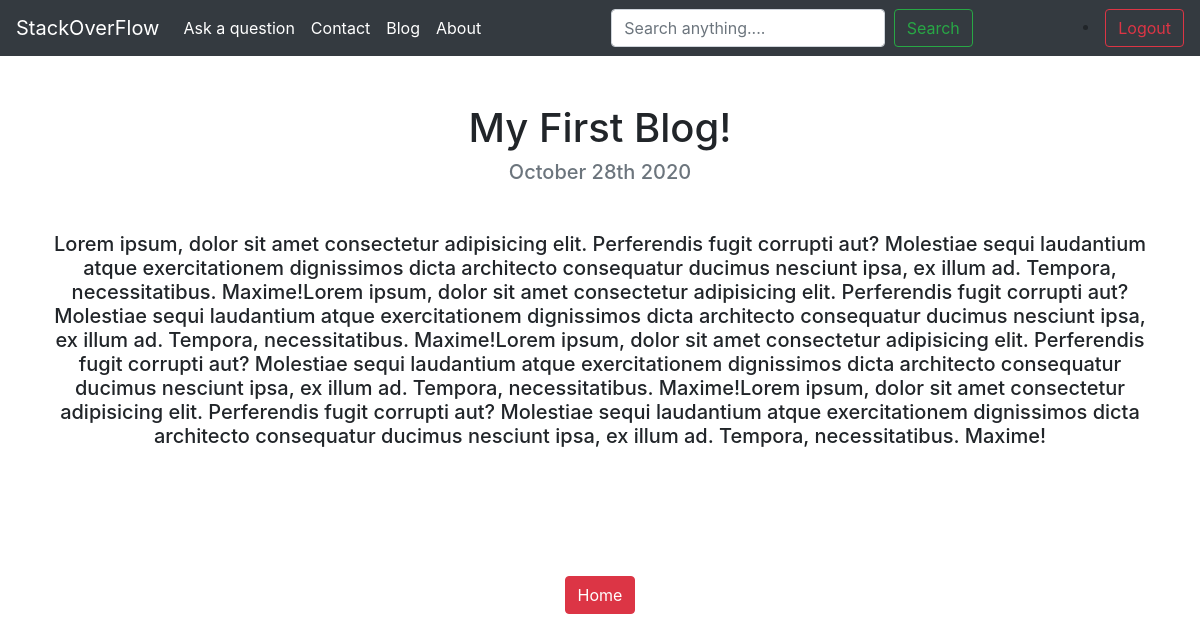
Page /blog/14/ on the earlier database version.
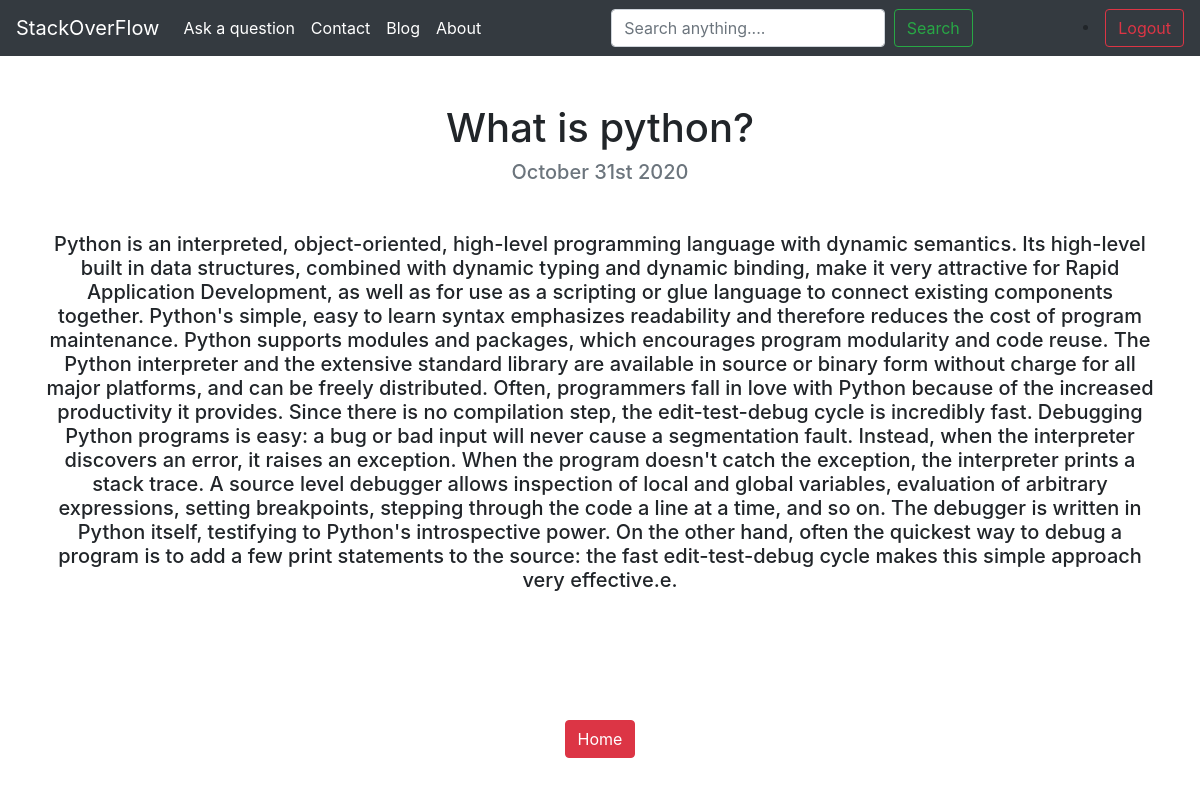
Same page on the later database version.
### blog/models.py (models this page shows, shortened)
class Blog(models.Model):
    title = models.CharField(max_length=200)
    description = models.TextField()
    date = models.DateField()

### blog/views.py (the view)
# urls.py: path('<int:blog_id>/', views.detail, name='detail'),
def detail(request, blog_id):
    blog = get_object_or_404(Blog, pk=blog_id)
    return render(request, 'blog/detail.html',{'blog':blog})

### blog/templates/blog/detail.html
{% extends 'StackoverflowClone/base.html' %}
{% load static %}
{% block content %}
<h1 class="text-center mt-5" id="blogdetailtitle">{{ blog.title }}</h1>
<h5 class="text-center text-muted mb-5">{{ blog.date|date:'F jS Y' }}</h5>
<div class="container text-center">
<h5>{{ blog.description|safe }}</h5>
</div>
<br>
<br><br><br><br>
<div class="container text-center"><a class="btn btn-danger" href="{% url 'homepage' %}">Home</a>
</div>
{% endblock %}

Differences in the rows shown:
changed Blog: title "My First Blog!" → "What is python?"; date "October 28th 2020" → "October 31st 2020"; description "Lorem ipsum, dolor sit amet consectetur adipisicing elit. Perferendis fugit corrupti aut? Molestiae sequi laudantium atque exercitationem dignissimos dicta architecto consequatur ducimus nesciunt ipsa, ex illum ad. Tempora, necessitatibus. Maxime!Lorem ipsum, dolor sit amet consectetur adipisicing elit. Perferendis fugit corrupti aut? Molestiae sequi laudantium atque exercitationem dignissimos dicta architecto consequatur ducimus nesciunt ipsa, ex illum ad. Tempora, necessitatibus. Maxime!Lorem ipsum, dolor sit amet consectetur adipisicing elit. Perferendis fugit corrupti aut? Molestiae sequi laudantium atque exercitationem dignissimos dicta architecto consequatur ducimus nesciunt ipsa, ex…" → "Python is an interpreted, object-oriented, high-level programming language with dynamic semantics. Its high-level built in data structures, combined with dynamic typing and dynamic binding, make it very attractive for Rapid Application Development, as well as for use as a scripting or glue language to connect existing components together. Python's simple, easy to learn syntax emphasizes readability and therefore reduces the cost of program maintenance. Python supports modules and packages, which encourages program modularity and code reuse. The Python interpreter and the extensive standard library are available in source or binary form without charge for all major platforms, and can be…"
